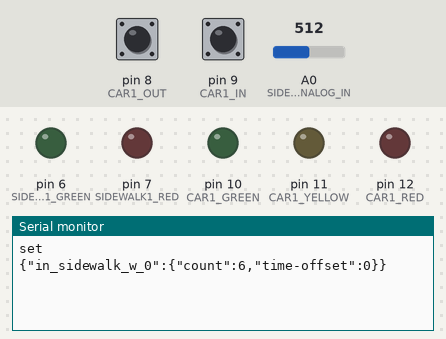
Bench run of a sketch on a simulated Arduino Uno, built with avr-gcc and run on an emulated ATmega328P. Shown: output pins drawn as LEDs (lit = HIGH), the last lines printed to the serial monitor. The test bench sets the inputs (shaded band); at power-on: pin 8 (CAR1_OUT) HIGH, pin 9 (CAR1_IN) HIGH, A0 (SIDEWALK1_ANALOG_IN) = 512.

Above: at 1.2 s.
1.3 s: pin 8 (CAR1_OUT) pulled LOW for 0.15 s
At 2.5 s:
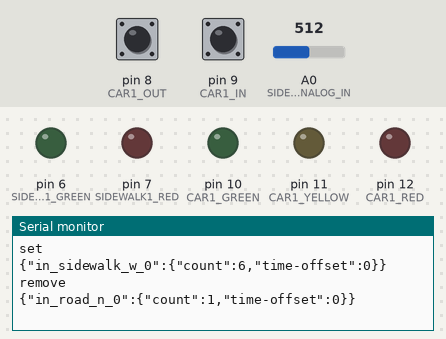
2.9 s: pin 9 (CAR1_IN) pulled LOW for 0.15 s
At 4.0 s:
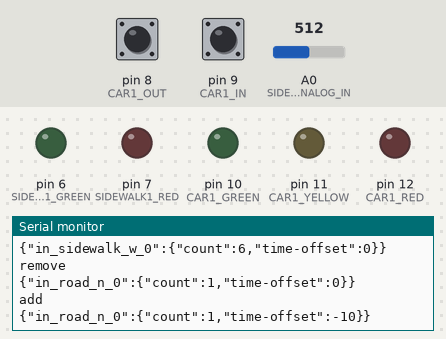

Measured:
- after the input at 1.3 s, the serial monitor: prints a new line at once (image 1)
- after the input at 2.9 s, the serial monitor: prints a new line at once (image 2)

The sketch:

sketch.ino
```cpp
// This code depends on ArduinoJson library
// Installation: https://docs.arduino.cc/software/ide-v1/tutorials/installing-libraries
// Documentation: https://arduinojson.org/v6/how-to/do-serial-communication-between-two-boards/
#include <ArduinoJson.h>
#include <string>

bool DEBUG = false;
String lanes[] = {
  "in_road_n_0",
  "in_road_s_0",
  "out_road_n_0",
  "out_road_s_0",
  "in_sidewalk_w_0",
  "in_sidewalk_e_0"
};

int CAR1 = 0, // id from lanes[]
    CAR1_RED = 12,
    CAR1_YELLOW = 11,
    CAR1_GREEN = 10,
    CAR1_IN = 9,
    CAR1_OUT = 8;

int SIDEWALK1 = 4,
    SIDEWALK1_RED = 7,
    SIDEWALK1_GREEN = 6,
    SIDEWALK1_ANALOG_IN = A0;

bool inputBuffer[13] = { 0 }; // stores last value of digitalRead()

// method sends a message via serial port (commandName = "add"|"remove"|"set")
void serialCommand(String commandName, String laneName, int count, int timeOffset);

// if available, method reads JSON from serial port
// example json: {"in_road_n_0":{"light":"red", "waiting-count":5}, "in_road_s_0":{"light":"yellow", "waiting-count":2}}
void serialState();

void setup() {
  Serial.begin(9600);
  Serial.setTimeout(1000); // set timeout to 1 second
  pinMode(CAR1_RED, OUTPUT);
  pinMode(CAR1_YELLOW, OUTPUT);
  pinMode(CAR1_GREEN, OUTPUT);
  pinMode(CAR1_IN, INPUT_PULLUP);
  pinMode(CAR1_OUT, INPUT_PULLUP);
  pinMode(SIDEWALK1_RED, OUTPUT);
  pinMode(SIDEWALK1_GREEN, OUTPUT);
  pinMode(SIDEWALK1_ANALOG_IN, INPUT);
}

int prev_pedestrian_count = 0;
int loop_counter = 0;
void loop() {
  // SEND (testing)
//  serialCommand("add", "in_road_n_0", 2, 0);
//  serialCommand("remove", "in_road_n_0", 1, 0);
//  serialCommand("set", "in_road_n_0", 5, 0);

  // READ SENSORS
  if (isPressed(CAR1_IN)) // Adding a new car with -10sec offset
    serialCommand("add", "in_road_n_0", 1, -10);
  if (isPressed(CAR1_OUT)) // Removing a car from the waitlist
    serialCommand("remove", "in_road_n_0", 1, 0);
  if (loop_counter % 20 == 0) {
    int weight = analogRead(SIDEWALK1_ANALOG_IN); // 0..1023 (lets say kg)
    int avg_weight = 80; // average weight of a person
    int pedestrian_count = weight / avg_weight;
    if (pedestrian_count != prev_pedestrian_count) {
      serialCommand("set", "in_sidewalk_w_0", pedestrian_count, 0);
      prev_pedestrian_count = pedestrian_count;
    }
  }

  // RECEIVE
  serialState();

  // WAIT
  delay(100);
  loop_counter++;
}

// ==== Handling digital input ==== //
// Activates only once per button press
bool isPressed(int PIN) {
  if (digitalRead(PIN) == LOW) {
    if (!inputBuffer[PIN]){
      inputBuffer[PIN] = true;
      return true;
    }
    return false;
  }
  inputBuffer[PIN] = false;
  return false;
}

// ==== Handling lights ==== //
// example: setLights('g', 10, 11, 12) - set a green light using given pins
void setLights(char light, int RED, int YELLOW, int GREEN) {
  digitalWrite(RED, LOW);
  digitalWrite(YELLOW, LOW);
  digitalWrite(GREEN, LOW);
  switch (light) {
    case 'r': digitalWrite(RED, HIGH); break;
    case 'y': digitalWrite(YELLOW, HIGH); break;
    case 'g': digitalWrite(GREEN, HIGH); break;
  }
}


// ==== Handling serial port messages ==== //

// method sends a message via serial port
void serialCommand(String commandName, String laneName, int count, int timeOffset) {
  // Create the JSON document
  StaticJsonDocument<200> doc;
  doc[laneName]["count"] = count;
  doc[laneName]["time-offset"] = timeOffset;

  // Send the message type and JSON document over the serial port
  Serial.println(commandName);
  serializeJson(doc, Serial);
  Serial.println();
}

// if available, method reads JSON from serial port
void serialState(){
  if (!Serial.available()) return NULL;
  delay(100); // make sure the message is fully received

  // Allocate the JSON document
  // This one must be bigger than the sender's because it must store the strings
  StaticJsonDocument<900> doc;
  // Read the JSON document from the serial port
  DeserializationError err = deserializeJson(doc, Serial);
  if (err != DeserializationError::Ok) {
    if (!DEBUG) {
      while (Serial.available() > 0) Serial.read(); // Flush all bytes in the serial port buffer
      return NULL;
    }
    // if in debug, print the error
    Serial.print("deserializeJson() has thrown an error: ");
    Serial.println(err.c_str());
    Serial.print("Remaining in buffer: ");
    while (Serial.available() > 0) Serial.print((char)Serial.read());
    return NULL;
  }

  // Reading the values
  // (we must use as<T>() to resolve the ambiguity)
  if (DEBUG) Serial.println("Succesfully received JSON");
  for (String lane : lanes) {
    char light = doc[lane]["light"].as<String>()[0];
    if (lane == lanes[CAR1])
      setLights(light, CAR1_RED, CAR1_YELLOW, CAR1_GREEN);
    if (lane == lanes[SIDEWALK1])
      setLights(light, SIDEWALK1_RED, SIDEWALK1_RED, SIDEWALK1_GREEN);

    if (DEBUG) {
      Serial.println(lane);
      Serial.print("\t light:");
      Serial.print(doc[lane]["light"].as<String>());
      Serial.print("\n\t waiting-count:");
      Serial.print(doc[lane]["waiting-count"].as<int>());
      Serial.println();
    }
  }
}
```
